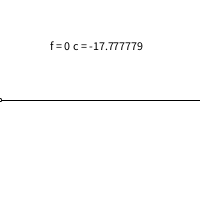
Frame 1 (no input)
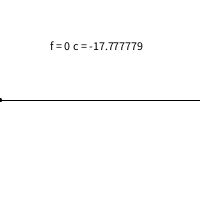
Frame 60 (the mouse pressed at the canvas centre just before this capture)
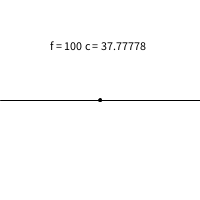
Frame 120 (the mouse held since frame 60 and released just before this capture)

The Processing sketch that drew these frames (run headless with seeded random() and noise(); from frame 60 on, the mouse is pressed at the canvas centre):

// Processing sketch: returntype
// ── returntype.pde
//Ben Olson

void setup() {
}

void settings () {
  size(200,200);
}

void draw(){
  background(255);
  line(0,100,width,100);
  ellipse(mouseX, 100,3,3);
  fill(0);
  text("f = " + mouseX + " c = " +tempConverter(mouseX),50,50);
}

float tempConverter(float f) {
  float c = (f-32)*(5.0/9.0);
  return c;
}
